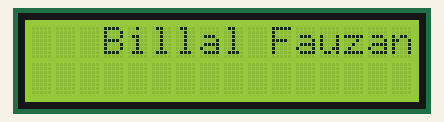
Simulated run of this sketch. Board: Arduino Uno, built with avr-gcc and run on an emulated ATmega328P. On the bench: 16×2 character LCD.

Above: at 0.1 s.
At 4.9 s:
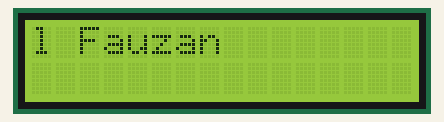
At 9.7 s:
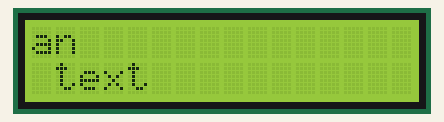
At 19.3 s:
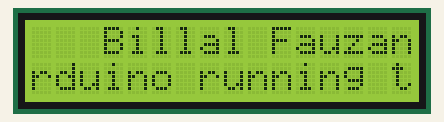
At 29.5 s:
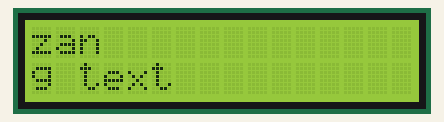
At 39.1 s:
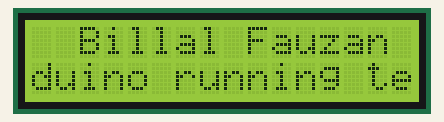

The sketch:

code.ino
```cpp
/*
 * By Billal Fauzan
 */

#include <LiquidCrystal.h>
LiquidCrystal lcd(12,11,5,4,3,2);

String teks1 = "    Billal Fauzan";
String teks2 = "Arduino running text";

void setup()
{
  lcd.begin(16, 2);
}

void loop()
{
  int i;
  lcd.setCursor(0, 0);
  lcd.print(teks1);
  for (i = 0 ; i < 16; i++)
  {
    lcd.scrollDisplayLeft();
    delay(600);
  }

  int a;
  lcd.setCursor(0, 1);
  lcd.print(teks2);
  for (a = 0 ; a < 16; a++)
  {
    lcd.scrollDisplayRight();
    delay(600);
  }
}
```

Measured:
- what the display in image 1 shows lasts 0.6 s, from 4.9 s to 5.5 s
